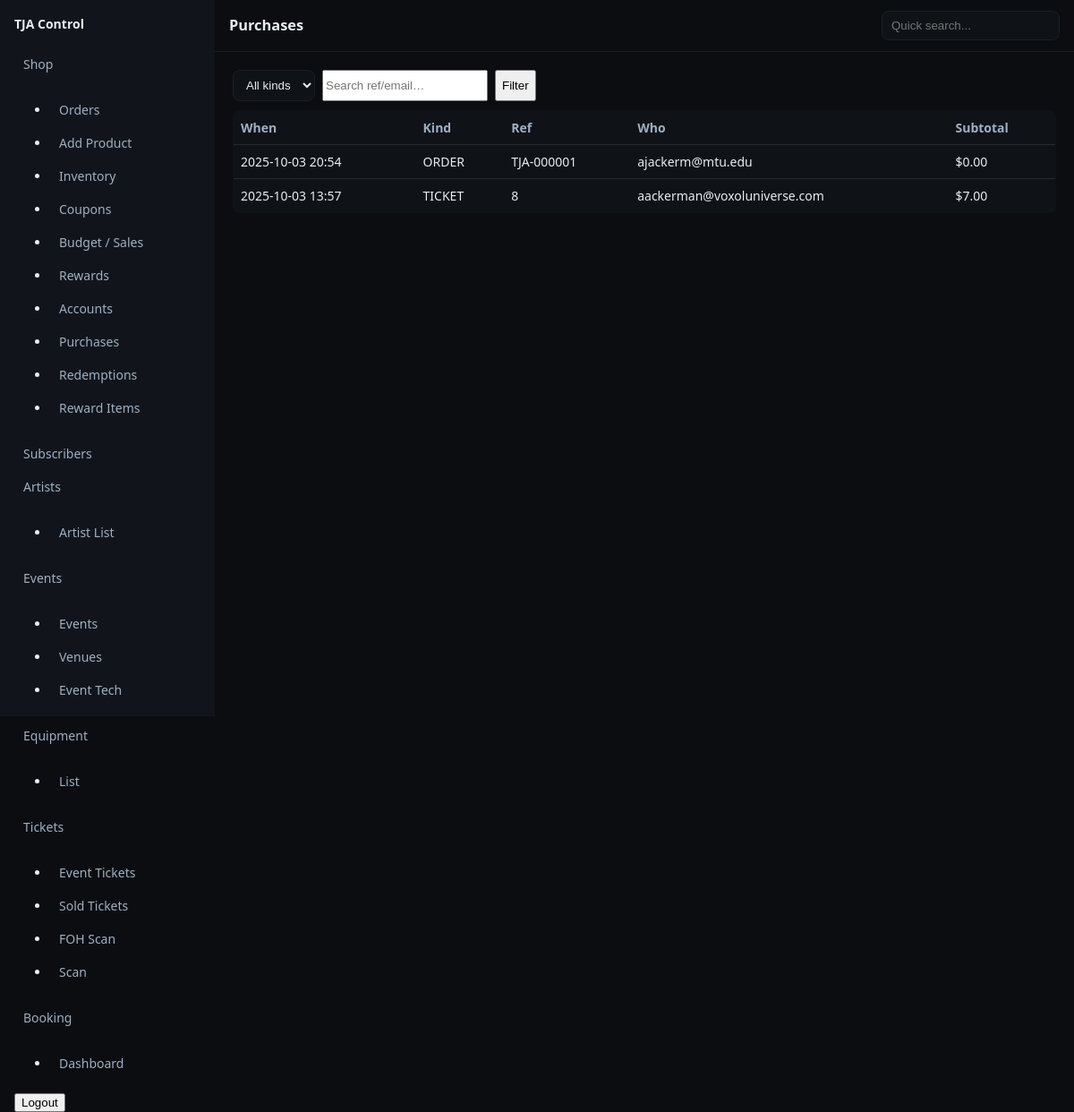
Page /control/rewards/purchases/ (signed in) on the earlier database version.
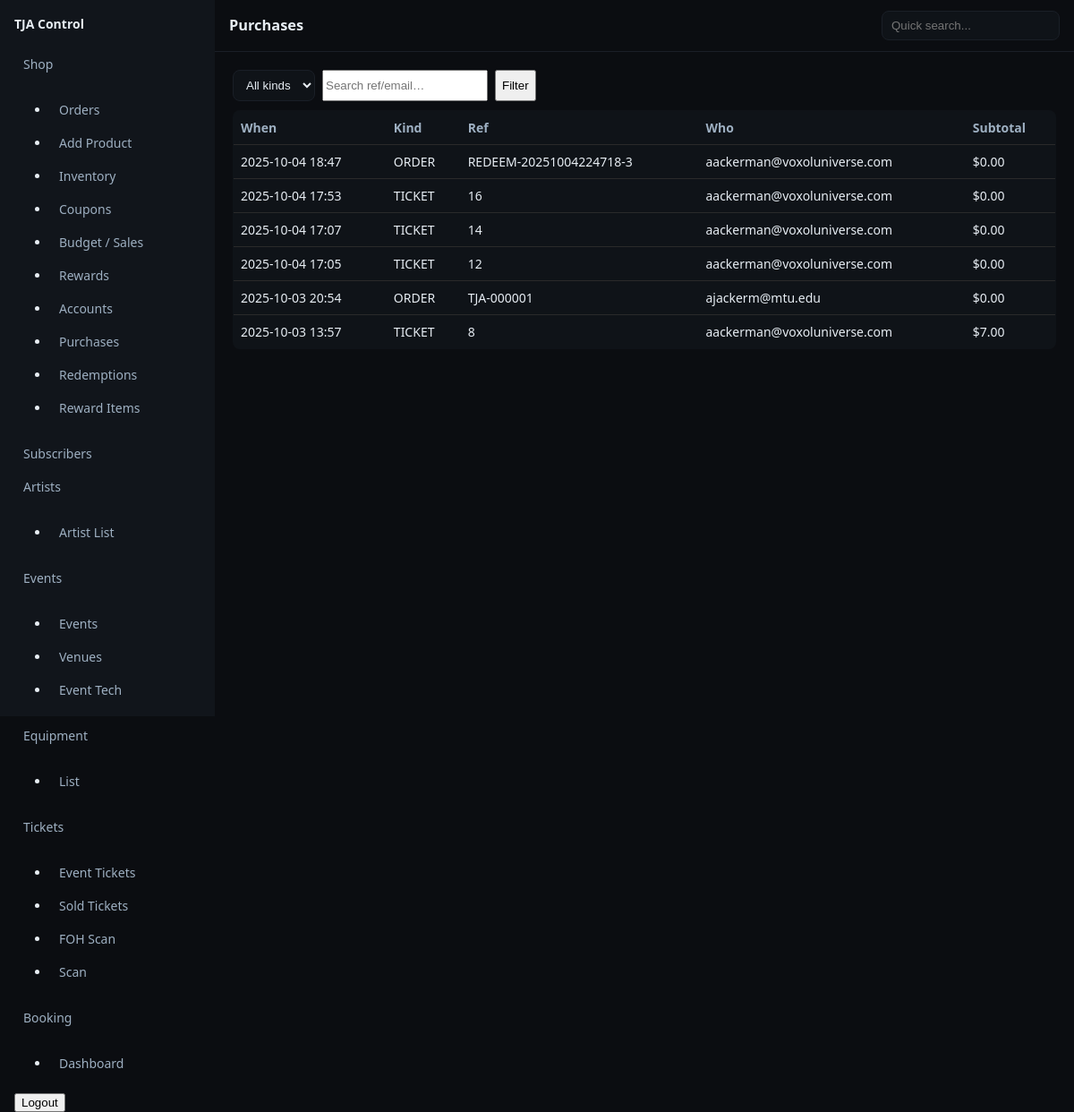
Same page on the later database version.
### rewards/models.py (models this page shows, shortened)
class PurchaseRecord(models.Model):
    KIND_CHOICES = (("ORDER", "Store Order"), ("TICKET", "Ticket"))
    kind = models.CharField(max_length=10, choices=KIND_CHOICES)
    external_id = models.CharField(max_length=64, db_index=True) # your Order.id or Ticket.id
    created_at = models.DateTimeField(default=timezone.now)
    subtotal_cents = models.PositiveIntegerField(default=0)
    currency = models.CharField(max_length=3, default="USD")
    account = models.ForeignKey(RewardsAccount, null=True, blank=True, on_delete=models.SET_NULL, related_name="purchases")
    guest = models.ForeignKey(GuestCustomer, null=True, blank=True, on_delete=models.SET_NULL, related_name="purchases")
    email = models.EmailField(blank=True)
    phone = models.CharField(max_length=32, blank=True)
    meta = models.JSONField(default=dict, blank=True) # arbitrary payload
    class Meta:
        indexes = [
            models.Index(fields=["kind", "external_id"]),
        ]

class RewardsAccount(models.Model):
    user = models.OneToOneField(User, on_delete=models.CASCADE, related_name="rewards")
    points_balance = models.IntegerField(default=0)
    created_at = models.DateTimeField(auto_now_add=True)
    signup_bonus_awarded = models.BooleanField(default=False)

### rewards/control_views.py (the view)
@is_super
def purchases(request):
    kind = request.GET.get("kind") or ""
    q = (request.GET.get("q") or "").strip()
    qs = PurchaseRecord.objects.select_related("account","account__user","guest").order_by("-created_at")
    if kind in ("ORDER","TICKET"):
        qs = qs.filter(kind=kind)
    if q:
        qs = qs.filter(Q(external_id__icontains=q)|Q(email__icontains=q)|Q(account__user__email__icontains=q))
    return render(request, "rewards/control/purchases.html", {"rows": qs[:1000], "kind": kind, "q": q})

### pages/templatetags/shop_extras.py (called while the page is built)
@register.filter
def money(cents):
    try:
        return f"${(int(cents)/100):.2f}"
    except Exception:
        return "$0.00"

### templates/rewards/control/purchases.html (shortened to what this page needs)
{% extends "controlpanel/dashboard.html" %}{% load static %}{% load shop_extras %}
{% block head %}<link rel="stylesheet" href="{% static 'css/rewards_admin.css' %}">{% endblock %}
{% block header %}Purchases{% endblock %}
{% block content %}
  <form method="get" class="rw-admin-search">
    <select name="kind">
      <option value="">All kinds</option>
    </select>
    <input type="search" name="q" value="{{ q }}" placeholder="Search ref/email…">
    <button>Filter</button>
  </form>
  <table class="table">
    <thead><tr><th>When</th><th>Kind</th><th>Ref</th><th>Who</th><th>Subtotal</th></tr></thead>
    <tbody>
    {% for p in rows %}
      <tr>
        <td>{{ p.created_at|date:"Y-m-d H:i" }}</td>
        <td>{{ p.kind }}</td>
        <td>{{ p.external_id }}</td>
        <td>{% if p.account_id %}{{ p.account.user.email }}{% else %}{{ p.email|default:"(guest)" }}{% endif %}</td>
        <td>{{ p.subtotal_cents|money }}</td>
      </tr>
    {% empty %}
      <tr><td colspan="5">No results.</td></tr>
    {% endfor %}
    </tbody>
  </table>
{% endblock %}

Differences in the rows shown:
added PurchaseRecord: created_at "2025-10-04 18:47", kind "ORDER", external_id "REDEEM-20251004224718-3", account.user.email "aackerman@voxoluniverse.com", subtotal_cents "$0.00"
added PurchaseRecord: created_at "2025-10-04 17:53", kind "TICKET", external_id "16", account.user.email "aackerman@voxoluniverse.com", subtotal_cents "$0.00"
added PurchaseRecord: created_at "2025-10-04 17:07", kind "TICKET", external_id "14", account.user.email "aackerman@voxoluniverse.com", subtotal_cents "$0.00"
added PurchaseRecord: created_at "2025-10-04 17:05", kind "TICKET", external_id "12", account.user.email "aackerman@voxoluniverse.com", subtotal_cents "$0.00"
